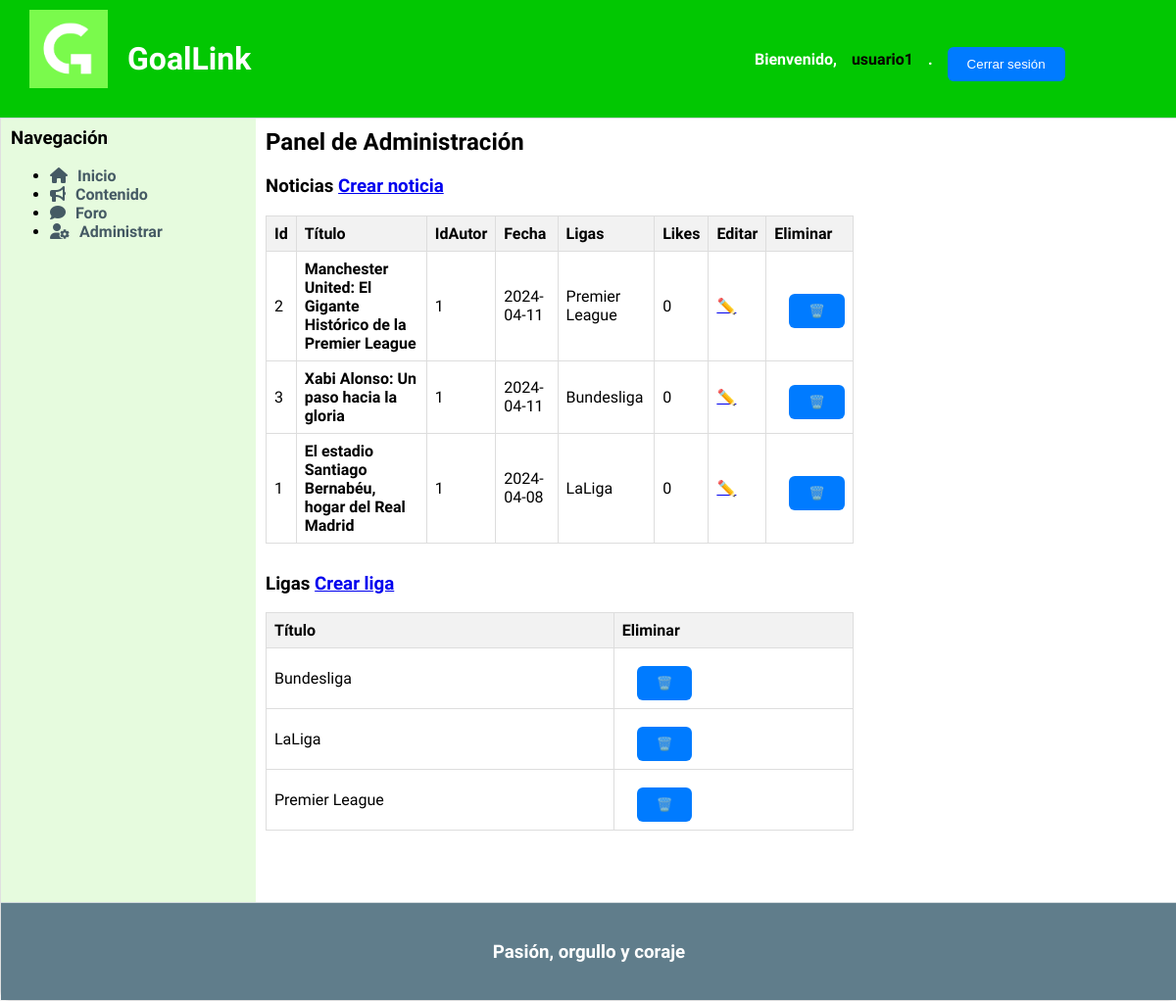
The app's page /admin.php (signed in) with its own data.
### tables this page shows
CREATE TABLE `noticia` (
  `id` int(11) NOT NULL,
  `titulo` varchar(100) NOT NULL,
  `id_autor` int(11) DEFAULT NULL,
  `contenido` text DEFAULT NULL,
  `fecha` date NOT NULL,
  `likes` int(11) DEFAULT 0,
  `destacado` tinyint(1) NOT NULL DEFAULT 0,
  `imagen1` varchar(255) DEFAULT NULL,
  `liga` varchar(20) DEFAULT NULL
);

CREATE TABLE `ligas` (
  `nombre` varchar(20) NOT NULL,
  `logo` varchar(255) DEFAULT NULL
);

### includes/config.php (called while the page is built, shortened)
<?php
spl_autoload_register(function ($class) {
    $prefix = 'es\\ucm\\fdi\\aw\\';
    $base_dir = implode(DIRECTORY_SEPARATOR, [__DIR__, 'src', '']);
    $len = strlen($prefix);
    $relative_class = substr($class, $len);
    $file = $base_dir . str_replace('\\', '/', $relative_class) . '.php';
});
$app = \es\ucm\fdi\aw\Aplicacion::getInstance();

### includes/src/Aplicacion.php (called while the page is built, shortened)
<?php
class Aplicacion
{
    private static $instancia;
    public static function getInstance()
    {
        if (!self::$instancia instanceof self) {
            self::$instancia = new static();
        }
        return self::$instancia;
    }
    private $inicializada;
    private $rutaRaizApp;
    private function __construct()
    {
        $this->inicializada = false;
    }
    public function init($bdDatosConexion, $rutaApp = '/', $dirInstalacion = __DIR__)
    {
        if (!$this->inicializada) {
            $this->rutaRaizApp = $rutaApp;
            $tamRutaRaizApp = mb_strlen($this->rutaRaizApp);
            if ($tamRutaRaizApp > 0 && mb_substr($this->rutaRaizApp, $tamRutaRaizApp-1, 1) === '/') {
                $this->rutaRaizApp = mb_substr($this->rutaRaizApp, 0, $tamRutaRaizApp - 1);
            }
            $this->inicializada = true;
        }
    }
    public function resuelve($path = '')
    {
        $rutaAppLongitudPrefijo = mb_strlen($this->rutaRaizApp);
        return $this->rutaRaizApp . $path;
    }
    public function usuarioLogueado()
    {
        return ($_SESSION['login'] ?? false) === true;
    }
    public function esEditor()
    {
        return $this->usuarioLogueado() && ($_SESSION['rol'] == 'e');
    }
}

### includes/src/noticias/Noticia.php (called while the page is built, shortened)
<?php
class Noticia
{
    private $id;
    private $id_autor;
    private $titulo;
    private $fecha;
    private $likes;
    private $destacado;
    private $liga;
    public function __construct($id, $id_autor, $titulo, $contenido, $fecha, $likes, $destacado, $liga,  $imagen1=NULL)
    {
        $this->id = $id;
        $this->id_autor = $id_autor;
        $this->titulo = $titulo;
        $this->fecha = $fecha;
        $this->likes = $likes;
        $this->destacado = $destacado;
        if($imagen1!=null and file_exists($imagen1)){
            $this->imagen1 = file_get_contents($imagen1);
        }
        $this->liga=$liga;
    }
    public static function compararFechas($a, $b) {
        $aFecha=strtotime($a->getFecha());
        $bFecha=strtotime($b->getFecha());
        if ($bFecha==$aFecha) {
            return 0;
        }
        return ($aFecha > $bFecha) ? -1 : 1;
    }
    public static function listaDestacados($n) {
        $app = Aplicacion::getInstance();
        $conn = $app->getConexionBd();
        $result = $conn->query("SELECT * FROM noticia WHERE destacado>=$n");
        if($result && $result->num_rows>0){
            while($array=$result->fetch_assoc()){
                $noticia= new Noticia($array["id"], $array["id_autor"], $array["titulo"], $array["contenido"], $array["fecha"], $array["likes"], $array["destacado"], $array["liga"],$array["imagen1"] );
                $lista[]=$noticia;
            }
            usort($lista, array('es\ucm\fdi\aw\noticias\Noticia', 'compararFechas'));
            return $lista;
        }
        return NULL;
    }
    public function getId()
    {
        return $this->id;
    }
    public function getIdAutor()
    {
        return $this->id_autor;
    }
    public function getTitulo()
    {
        return $this->titulo;
    }
    public function getFecha()
    {
        return $this->fecha;
    }
    public function getLikes()
    {
        return $this->likes;
    }
    public function getLiga()
    {
        return $this->liga;
    }
    public function getDestacado()
    {
        return $this->destacado;
    }
}

### includes/src/ligas/Liga.php (called while the page is built, shortened)
<?php
class Liga
{
    private $nombre;
    public function __construct($nombre, $logo = NULL)
    {
        $this->nombre = $nombre;
        if($logo!=null and file_exists($logo)){
            $this->logo = file_get_contents($logo);
        }
    }
    public static function listaLigas()
    {
        $app = Aplicacion::getInstance();
        $conn = $app->getConexionBd();
        $result = $conn->query("SELECT * FROM ligas");
        if ($result && $result->num_rows > 0) {
            $lista = array();
            while ($array = $result->fetch_assoc()) {
                $liga = new Liga($array["nombre"], $array["logo"]);
                $lista[] = $liga;
            }
            return $lista;
        }
        return NULL;
    }
    public function getNombre()
    {
        return $this->nombre;
    }
}
?>

### admin.php (the view, shortened to what this page needs)
<?php
require_once __DIR__.'/includes/config.php';
$contenido="<h2>Panel de Administración</h2>";
if($app->esEditor() || $app->esAdmin()){
    $contenido .= <<<EOS
    <h3>Noticias
    <a href="crearNoticia.php">   Crear noticia</a></h3>
    EOS;
    $noticias = \es\ucm\fdi\aw\noticias\Noticia::listaDestacados(0);
    if ($noticias !== NULL) {
        $contenido .= "<table class='tabla-noticias'>";
        $contenido .= "<tr><th>Id</th><th>Título</th><th>IdAutor</th><th>Fecha</th><th>Ligas</th><th>Likes</th><th>Editar</th><th>Eliminar</th></tr>";
        foreach ($noticias as $noticia) {
            $contenido .= "<tr>";
            $contenido .= "<td>" . $noticia->getId() . "</td>";
            if(!$noticia->getDestacado()){
                $contenido .= "<td>" . $noticia->getTitulo() . "</td>";
            }
            else{
                $contenido .= "<td><b>" . $noticia->getTitulo() . "</b></td>";
            }                $contenido .= "<td>" . $noticia->getIdAutor() . "</td>";
            $contenido .= "<td>" . $noticia->getFecha() . "</td>";
            $contenido .= "<td>" . $noticia->getLiga() . "</td>";
            $contenido .= "<td>" . $noticia->getLikes() . "</td>";
            $contenido .= "<td>" ." <a href='editNoticias.php?noticia=" . urlencode($noticia->getId()) . "'>✏️</a>". "</td>";
            $formDelete = new FormularioNoticiaEliminar($noticia->getId());
            $contenido .= "<td>" . $formDelete->gestiona(). "</td>";
            $contenido .= "</tr>";
        }
        $contenido .= "</table>";
        } else {
            $contenido .= "<p>No se encontraron noticias destacadas.</p>";
        }
    }
if($app->esEditor() || $app->esAdmin()){
    $contenido .= <<<EOS
    <h3>Ligas
    <a href="crearLiga.php">   Crear liga</a></h3>
    EOS;
    $ligas = \es\ucm\fdi\aw\ligas\Liga::listaLigas();
    if ($ligas !== NULL) {
        $contenido .= "<table class='tabla-ligas'>";
        $contenido .= "<tr><th>Título</th><th>Eliminar</th></tr>";
        foreach ($ligas as $liga) {
            $contenido .= "<tr>";
            $contenido .= "<td>" . $liga->getNombre() . "</td>";
            $contenido .= "<td>" . (new FormularioLigaEliminar($liga->getNombre()))->gestiona(). "</td>";
            $contenido .= "</tr>";
        }
        $contenido .= "</table>";
    } else {
        $contenido .= "<p>No se encontraron ligas .</p>";
    }
}

### includes/src/noticias/FormularioNoticiaEliminar.php (shortened to what this page needs)
<?php
class FormularionoticiaEliminar extends Formulario
{
    public function __construct($noticia) {
        $this->noticia=$noticia;
    }
    private $noticia;
    protected function generaCamposFormulario(&$datos)
    {
        $camposFormulario = <<<EOS
        <input type="hidden" name="id_noticia" value="$this->noticia">
            <button class="enlace" type="submit"> 🗑️</button>
        EOS;
        return $camposFormulario;
    }
}

### includes/src/ligas/FormularioLigaEliminar.php (shortened to what this page needs)
<?php
class FormularioLigaEliminar extends Formulario
{
    private $liga;
    public function __construct($liga) {
        $this->liga=$liga;
    }
    protected function generaCamposFormulario(&$datos)
    {
        $camposFormulario = <<<EOS
        <input type="hidden" name="liga_id" value="$this->liga">
            <button class="enlace" type="submit"> 🗑️</button>
        EOS;
        return $camposFormulario;
    }
}

### records on screen
noticia: id "2", titulo "Manchester United: El Gigante Histórico de la Premier League", id_autor "1", fecha "2024-04-11", liga "Premier League", likes "0"
noticia: id "3", titulo "Xabi Alonso: Un paso hacia la gloria", id_autor "1", fecha "2024-04-11", liga "Bundesliga", likes "0"
noticia: id "1", titulo "El estadio Santiago Bernabéu, hogar del Real Madrid", id_autor "1", fecha "2024-04-08", liga "LaLiga", likes "0"
ligas: nombre "Bundesliga"
ligas: nombre "LaLiga"
ligas: nombre "Premier League"

### other values on screen
$nombreUsuario "usuario1"
